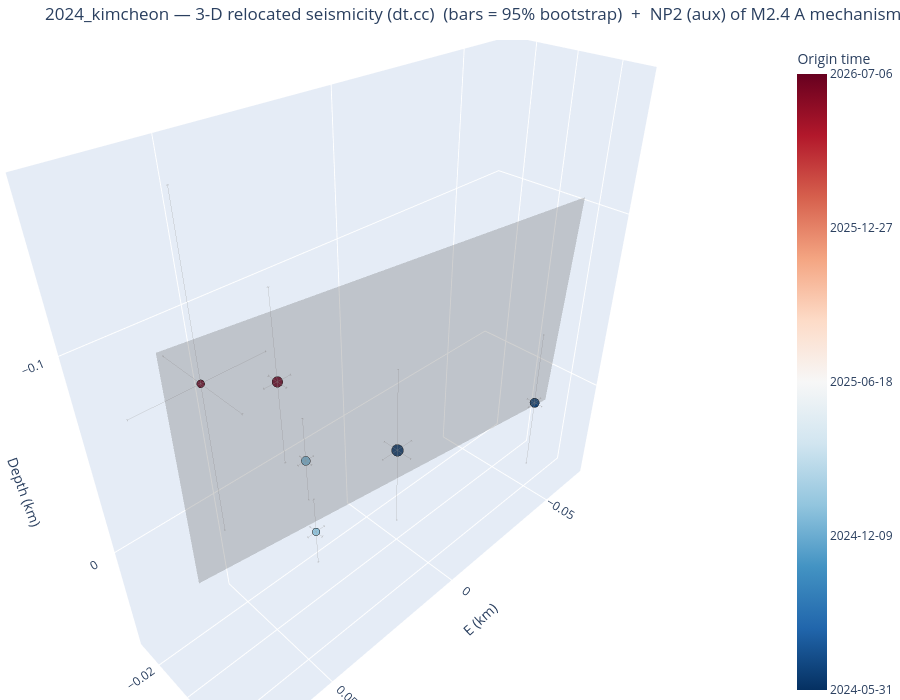

Notebook source saved alongside this figure:
### Markdown cell above
## 6. Seismicity in 3-D (interactive)

`plot_3d_plane` returns an **interactive plotly** 3-D view of the dt.cc hypocentres (relative E–N–depth km,
coloured by origin time, sized by magnitude) with the SVD best-fit fault plane overlaid as a translucent
patch — rotate/zoom to judge planarity and dip. (Interactivity is live in a running notebook; committed
notebooks are output-stripped, and a static export needs the optional `kaleido` package.)

### Code cell
fig3d = viz.plot_3d_plane(cfg, VELMODEL, frame_from=FRAME_FROM, mech_select=MECH_SELECT)
try:                                  # optional static export (needs kaleido); harmless if absent
    fig3d.write_image(f"/tmp/{CLUSTER}_3d.png", scale=2)
except Exception as _e:
    print("(static export skipped — install kaleido for a PNG; the figure is interactive in a live notebook)")
fig3d                                 # <- interactive in JupyterLab: drag to rotate, scroll to zoom

### Figure 1 — Plotly figure (JSON) as saved in the notebook; plotly's stock layout.template omitted (floating-point values rounded to 4 significant figures)
{"data": [{"error_x": {"array": [0.006207, 0.0036, 0.00255, 0.002551, 0.0036, 0.01867], "color": "rgba(80,80,80,0.5)", "thickness": 0.8, "type": "data", "width": 2}, "error_y": {"array": [0.0079, 0.0043, 0.0032, 0.003155, 0.004305, 0.02211], "color": "rgba(80,80,80,0.5)", "thickness": 0.8, "type": "data", "width": 2}, "error_z": {"array": [0.04825, 0.04436, 0.02215, 0.0173, 0.03703, 0.07702], "color": "rgba(80,80,80,0.5)", "thickness": 0.8, "type": "data", "width": 2}, "marker": {"color": [19870.0, 19890.0, 20080.0, 20100.0, 20640.0, 20640.0], "colorbar": {"ticktext": ["2024-05-31", "2024-12-09", "2025-06-18", "2025-12-27", "2026-07-06"], "tickvals": [19870.0, 20070.0, 20260.0, 20450.0, 20640.0], "title": {"text": "Origin time"}}, "colorscale": [[0, "rgb(5,48,97)"], [0.1, "rgb(33,102,172)"], [0.2, "rgb(67,147,195)"], [0.3, "rgb(146,197,222)"], [0.4, "rgb(209,229,240)"], [0.5, "rgb(247,247,247)"], [0.6, "rgb(253,219,199)"], [0.7, "rgb(244,165,130)"], [0.8, "rgb(214,96,77)"], [0.9, "rgb(178,24,43)"], [1, "rgb(103,0,31)"]], "line": {"color": "black", "width": 0.5}, "opacity": 0.95, "size": [13.6, 10.8, 10.4, 8.8, 12.4, 9.2]}, "mode": "markers", "name": "Hypocentres", "text": ["200000  M2.4", "200001  M1.7", "200002  M1.6", "200003  M1.2", "200005  M2.1", "200006  M1.3"], "type": "scatter3d", "x": [0.0, -0.0564, 0.0387, 0.049, 0.0512, 0.0578], "y": [0.0, 0.0144, 0.0072, 0.0289, 0.0194, -0.0095], "z": [0.0, 0.0114, -0.0379, -0.0276, -0.0956, -0.0831]}, {"color": "gray", "hoverinfo": "name", "i": [0, 0], "j": [1, 3], "k": [3, 2], "name": "NP2 (aux) of M2.4 A mechanism 101/87", "opacity": 0.3, "showscale": false, "type": "mesh3d", "x": [0.06655, 0.06763, -0.06643, -0.06535], "y": [-0.01347, -0.007744, 0.01157, 0.01729], "z": [0.01984, -0.1054, 0.01984, -0.1054]}], "layout": {"height": 700, "margin": {"b": 0, "l": 0, "r": 0, "t": 40}, "scene": {"aspectmode": "data", "xaxis": {"title": {"text": "E (km)"}}, "yaxis": {"title": {"text": "N (km)"}}, "zaxis": {"autorange": "reversed", "title": {"text": "Depth (km)"}}}, "title": {"text": "2024_kimcheon — 3-D relocated seismicity (dt.cc)  (bars = 95% bootstrap)  +  NP2 (aux) of M2.4 A mechanism (strike 101°, dip 87°)"}}}
